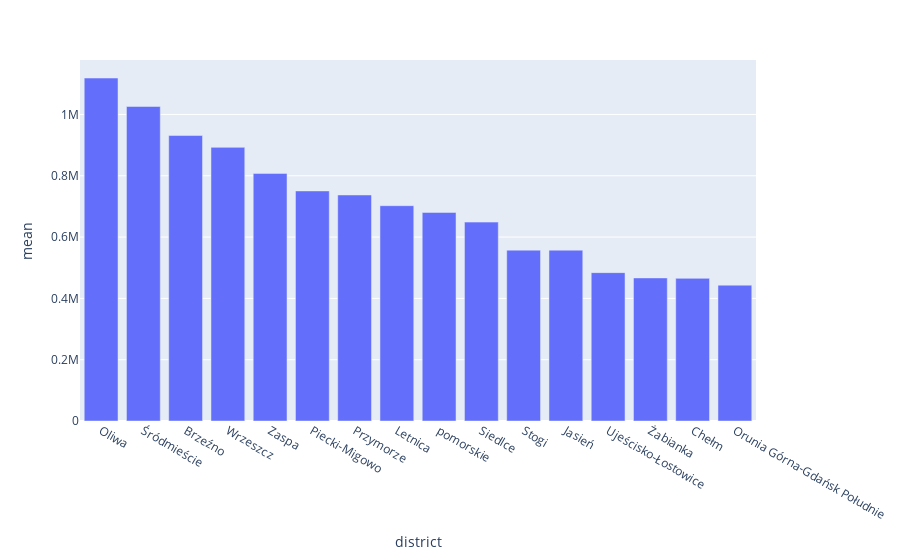

The notebook cell saved with this chart:
### Markdown cell above
Bar chart illustrates the arranged oreder of most expensive districts in Gdańsk. Results are quite clear. <br />
On average the most expensive districts are 'Oliwa' and 'Śródmieście' with the cheapest being 'Orunia Górna-Gdańsk Południe' <br />
<br />
We can also notice, judging by the number of offers posted (`len` column) that districts 'Ujeścisko-Łostowice' and 'Jasień' <br />
are either quickly developing or people there are willing to change their place of living (they have the largest amounts <br />
of new offers: 185 and 158 respectively)

### Code cell
fig = px.bar(stats_by_district.reset_index(), x='district', y='mean', hover_data=['mean', 'median', "min", "max"])
fig.show()

### Figure 1 — Plotly figure (JSON) as saved in the notebook; plotly's stock layout.template omitted (floating-point values rounded to 4 significant figures)
{"data": [{"alignmentgroup": "True", "customdata": [[960000, 399000, 2700000], [849000, 285000, 10900000], [689000, 349000, 2850000], [770000, 399000, 2550000], [740000, 365000, 1570000], [699000, 447702, 1475000], [669000, 319000, 3695000], [676000, 434000, 1327000], [543974, 241258, 1444705], [599000, 357000, 1460150], [452000, 320000, 840195], [522500, 265000, 1498000], [446057, 249200, 1028761], [448000, 350000, 609000], [456630, 286000, 1090000], [412100.0, 320000, 649000]], "hovertemplate": "district=%{x}<br>mean=%{y}<br>median=%{customdata[0]}<br>min=%{customdata[1]}<br>max=%{customdata[2]}<extra></extra>", "legendgroup": "", "marker": {"color": "#636efa", "pattern": {"shape": ""}}, "name": "", "offsetgroup": "", "orientation": "v", "showlegend": false, "textposition": "auto", "type": "bar", "x": ["Oliwa", "Śródmieście", "Brzeźno", "Wrzeszcz", "Zaspa", "Piecki-Migowo", "Przymorze", "Letnica", "pomorskie", "Siedlce", "Stogi", "Jasień", "Ujeścisko-Łostowice", "Żabianka", "Chełm", "Orunia Górna-Gdańsk Południe"], "xaxis": "x", "y": [1119000.0, 1026000.0, 931200.0, 892600.0, 807800.0, 750600.0, 737300.0, 702400.0, 680400.0, 648800.0, 557400.0, 557300.0, 484000.0, 466700.0, 465300.0, 443100.0], "yaxis": "y"}], "layout": {"barmode": "relative", "legend": {"tracegroupgap": 0}, "margin": {"t": 60}, "xaxis": {"anchor": "y", "domain": [0, 1], "title": {"text": "district"}}, "yaxis": {"anchor": "x", "domain": [0, 1], "title": {"text": "mean"}}}}
